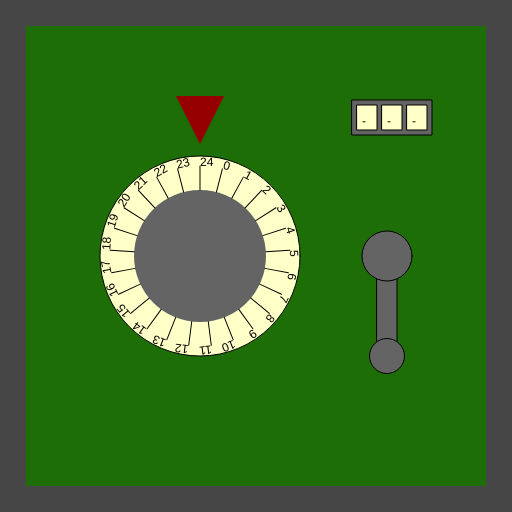
Frame 1 (no input)
Frame 60 (no input): identical to frame 1, image omitted
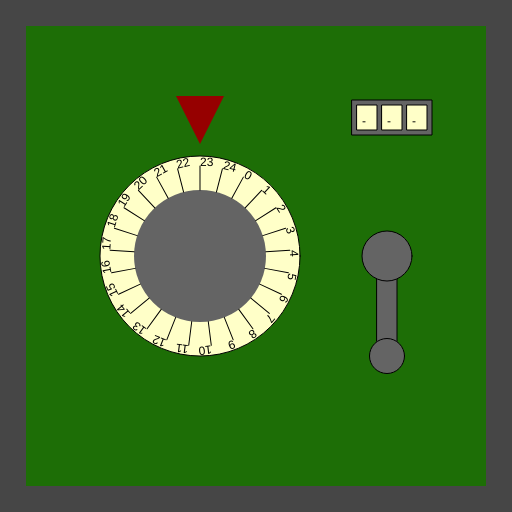
Frame 120 (the mouse pressed at the canvas centre since frame 60)

The p5.js sketch that drew these frames (run headless with seeded random() and noise() and a simulated clock; from frame 60 on, the mouse is pressed at the canvas centre):

// p5.js sketch
// ── sketch.js
/*

Officer: 6029488
CaseNum: 303-1-65065113-6029488

Case 303 - The Case of the Crooked Attorney
Stage 2 - Torvalds' House

This safe is in Torvalds’ home study. Be careful. If you get caught, I don’t know you !

Crack this safe by doing the following:

	Whilst the mouse is moving:
	- Decrement secureStorageValue0 by 1

	When the mouse button is released:
	- Increment secureStorageValue1 by 3

	Whilst the mouse is being dragged:
	- Make secureStorageValue2 equal to the string "PMI"

	When any key is pressed:
	- Make secureStorageValue2 equal to the string "WPD"



This time you'll need to create the relevant event handlers yourself.

There are many possible ways of investigating this case, but you
should use ONLY the following commands:

	- The assignment operator aka. the equals sign !
	- Incrementing +=
	- Decrementing -=

*/

//declare the variables

var secureStorageValue0;
var secureStorageValue1;
var secureStorageValue2;


function preload()
{
	//IMAGES WILL BE LOADED HERE

}

function setup()
{
	createCanvas(512,512);

	//initialise the variables
	secureStorageValue0 = 0;
	secureStorageValue1 = 0;
	secureStorageValue2 = "";

}

///////////////////EVENT HANDLERS///////////////////

function mouseMoved()
{
	console.log("mouseMoved", mouseX, mouseY);
	secureStorageValue0 -= 1;
	
}

function mouseDragged()
{
	console.log("mouseDragged", mouseX, mouseY);
	secureStorageValue2 = "PMI";
	
}



function mouseReleased()
{
	console.log("mouseReleased");
	secureStorageValue1 += 3;
	
}

function keyPressed()
{
	console.log("keyPressed", key);
	secureStorageValue2 = "WPD";
	
}




///////////////DO NOT CHANGE CODE BELOW THIS POINT///////////////////

function draw()
{

	//Draw the safe door
	background(70);
	noStroke();
	fill(29,110,6);
	rect(26,26,width-52,width-52);

	//Draw the combination dial
	push();
	translate(200,height/2);
	drawDial(200, secureStorageValue0, 25);
	pop();

	//Draw the lever
	push();
	translate(width - 125,256);
	drawLever(secureStorageValue1);
	pop();

	//Draw the spinner
	push();
	translate(width - 120,100);
	drawSpinner(3, secureStorageValue2);
	pop();

}

function drawDial(diameter,num,maxNum)
{
	//the combination lock

	var r = diameter * 0.5;
	var p = r * 0.6;

	stroke(0);
	fill(255,255,200);
	ellipse(0,0,diameter,diameter);
	fill(100);
	noStroke();
	ellipse(0,0,diameter*0.66,diameter*0.66);
	fill(150,0,0);
	triangle(
		-p * 0.4,-r-p,
		p * 0.4,-r-p,
		0,-r-p/5
	);

	noStroke();

	push();
	var inc = 360/maxNum;

	rotate(radians(-num * inc));
	for(var i = 0; i < maxNum; i++)
	{
		push();
		rotate(radians(i * inc));
		stroke(0);
		line(0,-r*0.66,0,-(r-10));
		noStroke();
		fill(0);
		text(i,0,-(r-10));
		pop();
	}

	pop();
}

function drawLever(rot)
{
	push();
	rotate(radians(-rot))
	stroke(0);
	fill(100);
	rect(-10,0,20,100);
	ellipse(0,0,50,50);
	ellipse(0,100,35,35);
	pop();
}

function drawSpinner(numSpinners, val)
{
	var sw = 20;
	var ow = (sw + 5) * numSpinners + 5;
	stroke(0);
	fill(100);
	rect(-ow/2,0,ow,35);
	if(typeof(val) == "number")
	{
		val = floor(val).toString(); //convert to string
	}


	for(var d = numSpinners - val.length; d > 0; d--)
	{
		val = "-" + val;
	}

	for(var i = 0; i < numSpinners; i++)
	{
		stroke(0);
		fill(255,255,200);
		rect(-ow/2 + i * (sw + 5) + 5,5,20,25);
		fill(0);
		noStroke();
		text(val[i],-ow/2 + sw/2 + i * (sw +5),25);
	}

}
